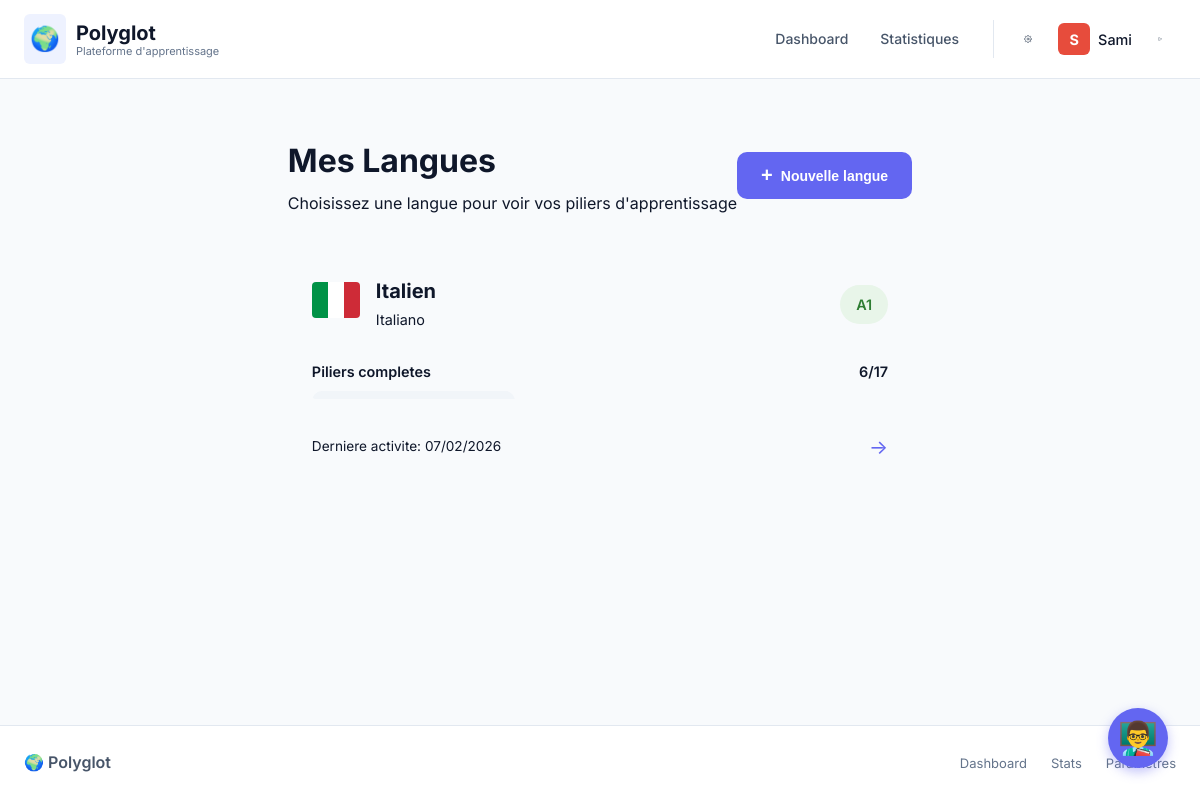
Page /pillars/ (signed in) on the committed database.
### app/models.py (models this page shows, shortened)
class User(UserMixin, db.Model):
    id = db.Column(db.Integer, primary_key=True)
    username = db.Column(db.String(80), unique=True, nullable=False)
    password_hash = db.Column(db.String(256))  # Password obligatoire pour nouveaux users
    is_pro = db.Column(db.Boolean, default=False)
    avatar_color = db.Column(db.String(7), default='#3498db')
    created_at = db.Column(db.DateTime, default=datetime.utcnow)
    learner_profile = db.Column(db.JSON, default=lambda: {
        'native_language': 'fr',
        'known_languages': [],  # [{code, level, years}]
        'learning_style': 'balanced',  # visual, auditory, reading, kinesthetic, balanced
        'correction_preference': 'moderate',  # strict, moderate, encouraging
        'goals': [],  # conversation, travel, work, exams, culture
        'daily_time_available': 30  # minutes
    })
    decks = db.relationship('Deck', backref='user', lazy=True, cascade='all, delete-orphan')
    languages = db.relationship('UserLanguage', backref='user', lazy=True, cascade='all, delete-orphan')

class UserLanguage(db.Model):
    id = db.Column(db.Integer, primary_key=True)
    user_id = db.Column(db.Integer, db.ForeignKey('user.id'), nullable=False)
    language_code = db.Column(db.String(10), nullable=False)  # 'ja', 'tr', 'es', 'ru', 'it', 'zh', 'ko'
    estimated_level = db.Column(db.String(5), default='A0')  # CECRL: A0, A1, A2, B1, B2, C1, C2
    started_at = db.Column(db.DateTime, default=datetime.utcnow)
    last_activity = db.Column(db.DateTime, default=datetime.utcnow)
    pillar_progress = db.Column(db.JSON, default=dict)
    show_romanization = db.Column(db.Boolean, default=True)  # Show romaji/pinyin etc.
    bridge_language = db.Column(db.String(10))  # Language to use for explanations (e.g., 'en' if user knows English well)
    total_study_time = db.Column(db.Integer, default=0)  # in minutes
    sessions_completed = db.Column(db.Integer, default=0)
    def get_completed_pillars_count(self):
        if not self.pillar_progress:
            return 0
        return sum(1 for k, p in self.pillar_progress.items()
                   if not k.startswith('_') and isinstance(p, dict) and p.get('status') == 'completed')

### app/routes/pillars.py (the view)
@bp.route('/')
def index():
    if not g.user:
        return redirect(url_for('auth.login'))
    user_languages = UserLanguage.query.filter_by(user_id=g.user.id).all()
    languages_data = []
    for ul in user_languages:
        lang_config = get_language(ul.language_code)
        if lang_config:
            total_pillars = len(lang_config['pillars'])
            completed = ul.get_completed_pillars_count()
            languages_data.append({
                'user_language': ul,
                'config': lang_config,
                'total_pillars': total_pillars,
                'completed_pillars': completed,
                'progress_percent': (completed / total_pillars * 100) if total_pillars > 0 else 0
            })
    started_codes = [ul.language_code for ul in user_languages]
    available_languages = [
        lang for lang in get_all_languages_summary()
        if lang['code'] not in started_codes
    ]
    return render_template('pillars/index.html',
                         languages=languages_data,
                         available_languages=available_languages)

### app/pillar_config.py (called while the page is built)
def get_language(code):
    return LANGUAGES.get(code)

def get_pillars_for_language(code):
    lang = LANGUAGES.get(code)
    return lang['pillars'] if lang else []

def get_required_pillars(language_code):
    pillars = get_pillars_for_language(language_code)
    return [p for p in pillars if p.get('required', False)]

def estimate_total_hours(language_code):
    pillars = get_required_pillars(language_code)
    return sum(p.get('estimated_hours', 5) for p in pillars)

def get_all_languages_summary():
    return [
        {
            'code': code,
            'name': lang['name'],
            'native_name': lang['native_name'],
            'flag': lang['flag'],
            'difficulty': lang['difficulty'],
            'pillar_count': len(lang['pillars']),
            'estimated_hours': estimate_total_hours(code)
        }
        for code, lang in LANGUAGES.items()
    ]

### app/routes/auth.py (called while the page is built)
@bp.before_app_request
def load_logged_in_user():
    if current_user.is_authenticated:
        g.user = current_user
    else:
        g.user = None

### app/routes/pillars.py (called while the page is built)
@bp.before_request
def check_login():
    if not g.user:
        return redirect(url_for('auth.login'))

### app/templates/pillars/index.html (shortened to what this page needs)
{% extends "base.html" %}
{% block content %}
<div class="pillars-container">
    <div class="page-header">
        <div class="header-content">
            <h1>Mes Langues</h1>
            <p class="subtitle">Choisissez une langue pour voir vos piliers d'apprentissage</p>
        </div>
        <button class="btn btn-primary" onclick="showAddLanguageModal()">
            <span class="btn-icon">+</span>
            Nouvelle langue
        </button>
    </div>
    {% if languages %}
    <div class="languages-grid">
        {% for lang_data in languages %}
        <div class="language-card" onclick="window.location.href='{{ url_for('pillars.language_view', lang=lang_data.config.flag[:2] if lang_data.config.flag else lang_data.user_language.language_code) }}'">
            <div class="language-card-header">
                <div class="language-flag">
                    <span class="flag-icon flag-{{ lang_data.config.flag }}"></span>
                </div>
                <div class="language-info">
                    <h3>{{ lang_data.config.name }}</h3>
                    <span class="native-name">{{ lang_data.config.native_name }}</span>
                </div>
                <div class="level-badge level-{{ lang_data.user_language.estimated_level|lower }}">
                    {{ lang_data.user_language.estimated_level }}
                </div>
            </div>
            <div class="progress-section">
                <div class="progress-info">
                    <span>Piliers completes</span>
                    <span class="progress-count">{{ lang_data.completed_pillars }}/{{ lang_data.total_pillars }}</span>
                </div>
                <div class="progress-bar-wrapper">
                    <div class="progress-bar" style="width: {{ lang_data.progress_percent }}%"></div>
                </div>
            </div>
            <div class="language-card-footer">
                <span class="last-activity">
                    {% if lang_data.user_language.last_activity %}
                    Derniere activite: {{ lang_data.user_language.last_activity.strftime('%d/%m/%Y') }}
                    {% else %}
                    Jamais pratique
                    {% endif %}
                </span>
                <span class="arrow-icon">→</span>
            </div>
        </div>
        {% endfor %}
    </div>
    {% endif %}
</div>
{% endblock %}

### app/templates/base.html (shortened to what this page needs)
<!DOCTYPE html>
<html lang="fr">
<head>
    <link rel="stylesheet" href="{{ url_for('static', filename='css/style.css') }}">
</head>
<body>
    {% block navbar %}
    <nav class="navbar">
        <div class="navbar-inner">
            <div class="nav-brand">
                <a href="{{ url_for('main.index') }}">
                    <span class="logo-icon">🌍</span>
                    <span class="brand-text">
                        Polyglot
                        <small>Plateforme d'apprentissage</small>
                    </span>
                </a>
            </div>
            <ul class="nav-links">
                <li><a href="{{ url_for('main.index') }}"
                        class="{% if request.endpoint == 'main.index' %}active{% endif %}">
                        Dashboard
                    </a></li>
                <li><a href="{{ url_for('stats.global_stats') }}"
                        class="{% if 'stats' in request.endpoint %}active{% endif %}">
                        Statistiques
                    </a></li>
                {% if g.user %}
                <li class="nav-user-section">
                    <a href="{{ url_for('auth.profile_settings') }}" class="settings-btn" title="Paramètres">
                    </a>
                    <div class="user-avatar-link" title="{{ g.user.username }}">
                        <div class="user-avatar" style="background-color: {{ g.user.avatar_color }};">
                            {{ g.user.username[0]|upper }}
                        </div>
                        <span class="user-name">{{ g.user.username }}</span>
                    </div>
                    <a href="{{ url_for('auth.logout') }}" class="logout-btn" title="Déconnexion">
                        <svg width="18" height="18" viewBox="0 0 24 24" fill="none" stroke="currentColor"
                            stroke-width="2" stroke-linecap="round" stroke-linejoin="round">
                            <path d="M9 21H5a2 2 0 0 1-2-2V5a2 2 0 0 1 2-2h4"></path>
                            <polyline points="16 17 21 12 16 7"></polyline>
                            <line x1="21" y1="12" x2="9" y2="12"></line>
                        </svg>
                    </a>
                </li>
                {% endif %}
            </ul>
        </div>
    </nav>
    {% endblock %}
    <main class="{% block main_class %}container{% endblock %}">
        {% block content %}{% endblock %}
    </main>
    {% block footer %}
    <footer class="footer">
        <div class="footer-inner">
            <div class="footer-brand">🌍 Polyglot</div>
            <div class="footer-links">
                <a href="{{ url_for('main.index') }}">Dashboard</a>
                <a href="{{ url_for('stats.global_stats') }}">Stats</a>
                {% if g.user %}
                <a href="{{ url_for('auth.profile_settings') }}">Paramètres</a>
                {% endif %}
            </div>
        </div>
    </footer>
    {% endblock %}
    <div id="polyglot-helper">
        <button id="helper-trigger" onclick="toggleHelper()">
            👨‍🏫
        </button>
    </div>
</body>
</html>

### app/templates/pillars/index.html (style rules this page uses)
.pillars-container { max-width: 1200px; margin: 0 auto; padding: 2rem; }
.page-header { display: flex; justify-content: space-between; align-items: center; margin-bottom: 2rem; }
.page-header h1 { font-size: 2rem; margin-bottom: 0.25rem; }
.subtitle { color: var(--text-secondary); margin: 0; }
.languages-grid { display: grid; grid-template-columns: repeat(auto-fill, minmax(350px, 1fr)); gap: 1.5rem; }
.language-card { background: var(--card-bg); border-radius: 16px; padding: 1.5rem; border: 1px solid var(--border-color); cursor: pointer; transition: transform 0.2s, box-shadow 0.2s; }
.language-card-header { display: flex; align-items: center; gap: 1rem; margin-bottom: 1.5rem; }
.language-flag { font-size: 2.5rem; }
.flag-icon { display: inline-block; width: 48px; height: 36px; background-size: contain; background-repeat: no-repeat; background-position: center; border-radius: 4px; }
.flag-it { background: linear-gradient(90deg, #009246 33%, white 33%, white 66%, #ce2b37 66%); }
.language-info h3 { margin: 0; font-size: 1.25rem; }
.native-name { color: var(--text-secondary); font-size: 0.9rem; }
.level-badge { margin-left: auto; padding: 0.5rem 1rem; border-radius: 20px; font-weight: 600; font-size: 0.9rem; }
.level-a0, .level-a1 { background: #e8f5e9; color: #2e7d32; }
.progress-section { margin-bottom: 1rem; }
.progress-info { display: flex; justify-content: space-between; margin-bottom: 0.5rem; font-size: 0.9rem; color: var(--text-secondary); }
.progress-count { font-weight: 600; color: var(--text-primary); }
.progress-bar-wrapper { background: var(--border-color); border-radius: 10px; height: 8px; overflow: hidden; }
.progress-bar { height: 100%; background: linear-gradient(90deg, var(--primary), var(--primary-light, #818cf8)); border-radius: 10px; transition: width 0.3s ease; }
.language-card-footer { display: flex; justify-content: space-between; align-items: center; padding-top: 1rem; border-top: 1px solid var(--border-color); }
.last-activity { font-size: 0.85rem; color: var(--text-secondary); }
.arrow-icon { font-size: 1.25rem; color: var(--primary); }
.btn { display: inline-flex; align-items: center; gap: 0.5rem; padding: 0.75rem 1.5rem; border-radius: 10px; font-weight: 600; cursor: pointer; transition: all 0.2s; border: none; }
.btn-primary { background: var(--primary); color: white; }
.btn-icon { font-size: 1.25rem; }

### app/templates/base.html (style rules this page uses)
#polyglot-helper { position: fixed; bottom: 2rem; right: 2rem; z-index: 9999; font-family: 'Inter', sans-serif; }
#helper-trigger { width: 60px; height: 60px; border-radius: 50%; background: var(--primary, #6366f1); color: white; font-size: 2rem; border: none; box-shadow: 0 4px 12px rgba(99, 102, 241, 0.4); cursor: pointer; transition: transform 0.2s, background 0.2s; display: flex; align-items: center; justify-content: center; }

### rows in the picture
User: user "S", user.username "Sami"
UserLanguage: user_language.estimated_level "A1", user_language.last_activity "07/02/2026"

### other values in the picture
{{ lang_data.config.name }} "Italien"
{{ lang_data.config.native_name }} "Italiano"
{{ lang_data.completed_pillars }} "6"
{{ lang_data.total_pillars }} "17"
